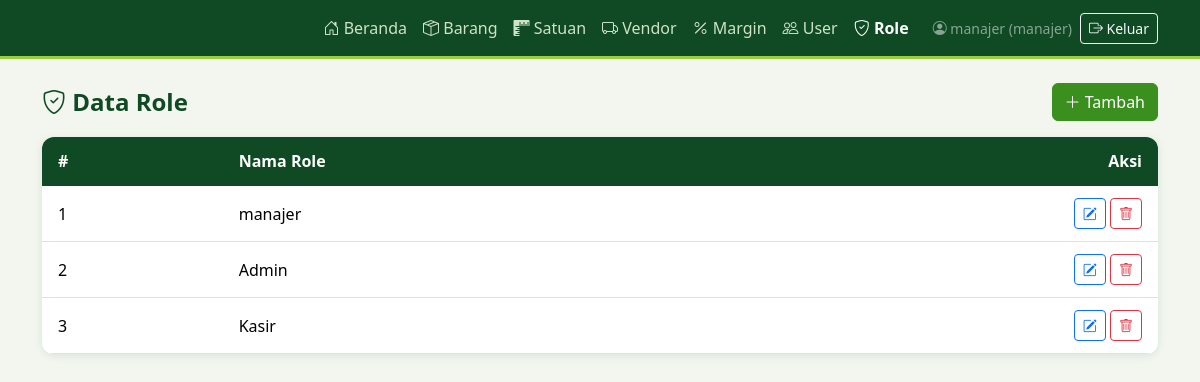
The app's page /role.php (signed in) with its own data.
### tables this page shows
CREATE TABLE role (
    idrole INT NOT NULL AUTO_INCREMENT,
    nama_role VARCHAR(100) NOT NULL,
    PRIMARY KEY (idrole)
);

### koneksi.php (called while the page is built, shortened)
<?php
function e($teks) {
    return htmlspecialchars((string)$teks, ENT_QUOTES, 'UTF-8');
}

### role.php (the view, shortened to what this page needs)
<?php
require 'koneksi.php';
$data = $pdo->query("SELECT * FROM role ORDER BY idrole")->fetchAll();
include 'header.php';
?>
<div class="d-flex justify-content-between align-items-center mb-3">
<h4 class="mb-0"><i class="bi bi-shield-check"></i> Data Role</h4>
<button class="btn btn-hijau" data-bs-toggle="modal" data-bs-target="#modalForm"><i class="bi bi-plus-lg"></i> Tambah</button>
</div>
<div class="card"><div class="table-responsive">
<table class="table table-hover align-middle mb-0">
<thead class="table-light"><tr><th>#</th><th>Nama Role</th><th class="text-end">Aksi</th></tr></thead>
<tbody>
<?php foreach ($data as $r): ?>
<tr>
    <td><?= e($r['idrole']) ?></td>
    <td><?= e($r['nama_role']) ?></td>
    <td class="text-end">
        <button class="btn btn-sm btn-outline-primary" data-bs-toggle="modal" data-bs-target="#modalForm"
        data-id="<?= e($r['idrole']) ?>" data-nama_role="<?= e($r['nama_role']) ?>">
        <i class="bi bi-pencil-square"></i></button>
        <form method="post" class="d-inline" onsubmit="return confirm('Hapus data ini?')">
        <button class="btn btn-sm btn-outline-danger"><i class="bi bi-trash"></i></button>
        </form>
    </td>
</tr>
<?php endforeach; ?>
</tbody>
</table>
</div></div>
<?php include 'footer.php'; ?>

### header.php (style rules this page uses)
:root { --hijau-tua:#0f4a24; --hijau:#3a8f1f; --hijau-muda:#9ccc3c; }
body { background:#f2f6ef; }
h4 { color:var(--hijau-tua); font-weight:700; }
.btn-hijau { background:var(--hijau); border-color:var(--hijau); color:#fff; }
.card { border:0; border-radius:12px; overflow:hidden; box-shadow:0 2px 8px rgba(15,74,36,.10); }
.card .table thead th { background:var(--hijau-tua); color:#fff; border-color:var(--hijau-tua); }
.table th, .table td { padding:.75rem 1rem; }
th { white-space:nowrap; }

### records on screen
role: idrole "1", nama_role "manajer"
role: idrole "2", nama_role "Admin"
role: idrole "3", nama_role "Kasir"

### other values on screen
$m[1] "Beranda"
$m[1] "Barang"
$m[1] "Satuan"
$m[1] "Vendor"
$m[1] "Margin"
$m[1] "User"
$m[1] "Role"
$_SESSION['username'] "manajer"
$_SESSION['nama_role'] "manajer"
